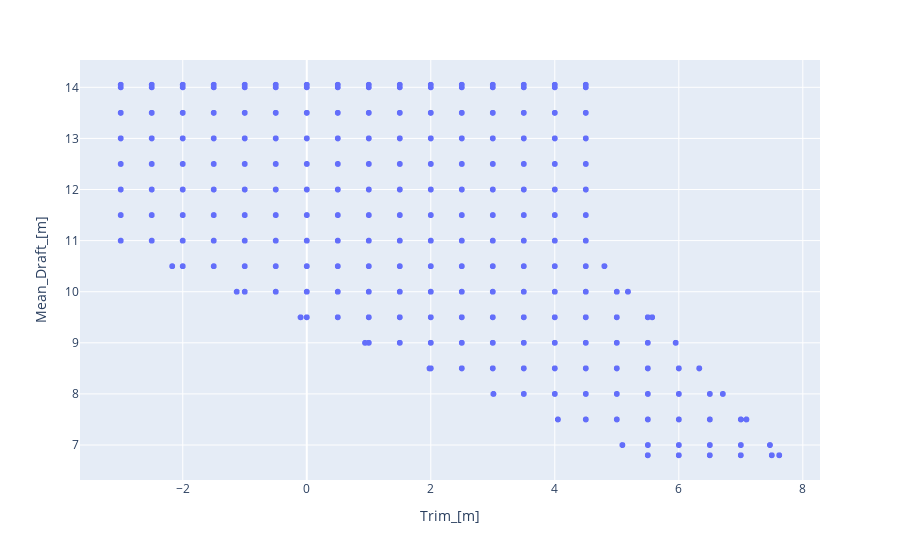

Here is the notebook cell this chart was saved with:
### Code cell
px.scatter(df, x='Trim_[m]', y='Mean_Draft_[m]')

### Figure 1 — Plotly figure (JSON) as saved in the notebook; plotly's stock layout.template omitted (floating-point values rounded to 4 significant figures; data arrays with more than 128 entries replaced by an {"elided": "..."} marker saying what was removed)
{"data": [{"hovertemplate": "Trim_[m]=%{x}<br>Mean_Draft_[m]=%{y}<extra></extra>", "legendgroup": "", "marker": {"color": "#636efa", "symbol": "circle"}, "mode": "markers", "name": "", "showlegend": false, "type": "scattergl", "x": {"elided": "3550 float values"}, "xaxis": "x", "y": {"elided": "3550 float values"}, "yaxis": "y"}], "layout": {"legend": {"tracegroupgap": 0}, "margin": {"t": 60}, "xaxis": {"anchor": "y", "domain": [0, 1], "title": {"text": "Trim_[m]"}}, "yaxis": {"anchor": "x", "domain": [0, 1], "title": {"text": "Mean_Draft_[m]"}}}}
